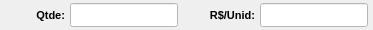
              <widget class="QWidget" name="widget_30" native="true">
               <property name="minimumSize">
                <size>
                 <width>0</width>
                 <height>0</height>
                </size>
               </property>
               <property name="maximumSize">
                <size>
                 <width>16777215</width>
                 <height>30</height>
                </size>
               </property>
               <layout class="QHBoxLayout" name="horizontalLayout_28">
                <property name="spacing">
                 <number>5</number>
                </property>
                <property name="leftMargin">
                 <number>5</number>
                </property>
                <property name="topMargin">
                 <number>3</number>
                </property>
                <property name="rightMargin">
                 <number>5</number>
                </property>
                <property name="bottomMargin">
                 <number>3</number>
                </property>
                <item>
                 <widget class="QLabel" name="label_41">
                  <property name="minimumSize">
                   <size>
                    <width>60</width>
                    <height>0</height>
                   </size>
                  </property>
                  <property name="maximumSize">
                   <size>
                    <width>60</width>
                    <height>16777215</height>
                   </size>
                  </property>
                  <property name="font">
                   <font>
                    <pointsize>8</pointsize>
                    <weight>75</weight>
                    <bold>true</bold>
                   </font>
                  </property>
                  <property name="text">
                   <string>Qtde:</string>
                  </property>
                  <property name="alignment">
                   <set>Qt::AlignRight|Qt::AlignTrailing|Qt::AlignVCenter</set>
                  </property>
                 </widget>
                </item>
                <item>
                 <widget class="QLineEdit" name="line_Qtde">
                  <property name="sizePolicy">
                   <sizepolicy hsizetype="Preferred" vsizetype="Preferred">
                    <horstretch>0</horstretch>
                    <verstretch>0</verstretch>
                   </sizepolicy>
                  </property>
                  <property name="minimumSize">
                   <size>
                    <width>0</width>
                    <height>0</height>
                   </size>
                  </property>
                  <property name="maximumSize">
                   <size>
                    <width>16777215</width>
                    <height>16777215</height>
                   </size>
                  </property>
                  <property name="font">
                   <font>
                    <pointsize>8</pointsize>
                   </font>
                  </property>
                  <property name="cursor">
                   <cursorShape>IBeamCursor</cursorShape>
                  </property>
                  <property name="styleSheet">
                   <string notr="true">background-color: rgb(255, 255, 255);</string>
                  </property>
                  <property name="inputMask">
                   <string/>
                  </property>
                  <property name="text">
                   <string/>
                  </property>
                  <property name="frame">
                   <bool>true</bool>
                  </property>
                  <property name="echoMode">
                   <enum>QLineEdit::Normal</enum>
                  </property>
                  <property name="alignment">
                   <set>Qt::AlignCenter</set>
                  </property>
                 </widget>
                </item>
                <item>
                 <widget class="QLabel" name="label_32">
                  <property name="text">
                   <string/>
                  </property>
                 </widget>
                </item>
                <item>
                 <widget class="QLabel" name="label_42">
                  <property name="minimumSize">
                   <size>
                    <width>60</width>
                    <height>0</height>
                   </size>
                  </property>
                  <property name="maximumSize">
                   <size>
                    <width>60</width>
                    <height>16777215</height>
                   </size>
                  </property>
                  <property name="font">
                   <font>
                    <pointsize>8</pointsize>
                    <weight>75</weight>
                    <bold>true</bold>
                   </font>
                  </property>
                  <property name="text">
                   <string>R$/Unid:</string>
                  </property>
                  <property name="alignment">
                   <set>Qt::AlignRight|Qt::AlignTrailing|Qt::AlignVCenter</set>
                  </property>
                 </widget>
                </item>
                <item>
                 <widget class="QLineEdit" name="line_Unit">
                  <property name="sizePolicy">
                   <sizepolicy hsizetype="Preferred" vsizetype="Preferred">
                    <horstretch>0</horstretch>
                    <verstretch>0</verstretch>
                   </sizepolicy>
                  </property>
                  <property name="minimumSize">
                   <size>
                    <width>0</width>
                    <height>0</height>
                   </size>
                  </property>
                  <property name="maximumSize">
                   <size>
                    <width>110</width>
                    <height>16777215</height>
                   </size>
                  </property>
                  <property name="font">
                   <font>
                    <pointsize>8</pointsize>
                   </font>
                  </property>
                  <property name="cursor">
                   <cursorShape>IBeamCursor</cursorShape>
                  </property>
                  <property name="styleSheet">
                   <string notr="true">background-color: rgb(255, 255, 255);</string>
                  </property>
                  <property name="inputMask">
                   <string/>
                  </property>
                  <property name="text">
                   <string/>
                  </property>
                  <property name="maxLength">
                   <number>30</number>
                  </property>
                  <property name="frame">
                   <bool>true</bool>
                  </property>
                  <property name="echoMode">
                   <enum>QLineEdit::Normal</enum>
                  </property>
                  <property name="alignment">
                   <set>Qt::AlignCenter</set>
                  </property>
                 </widget>
                </item>
               </layout>
              </widget>
